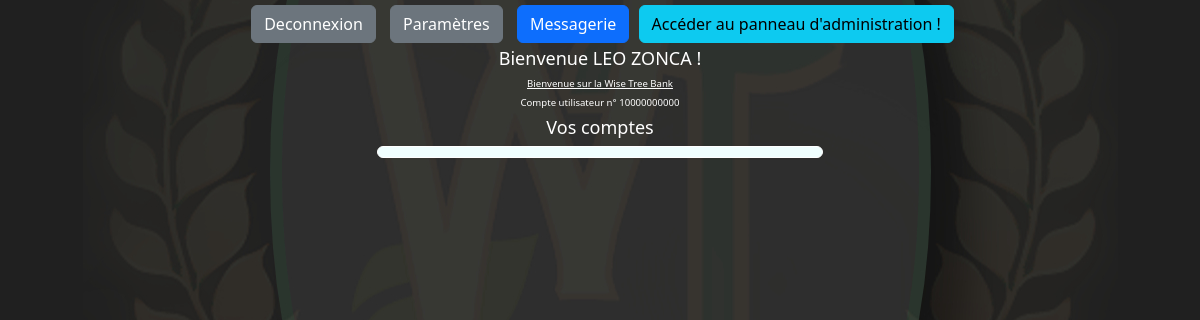
/lescomptes.php (signed in), run on an earlier commit of the app's database.
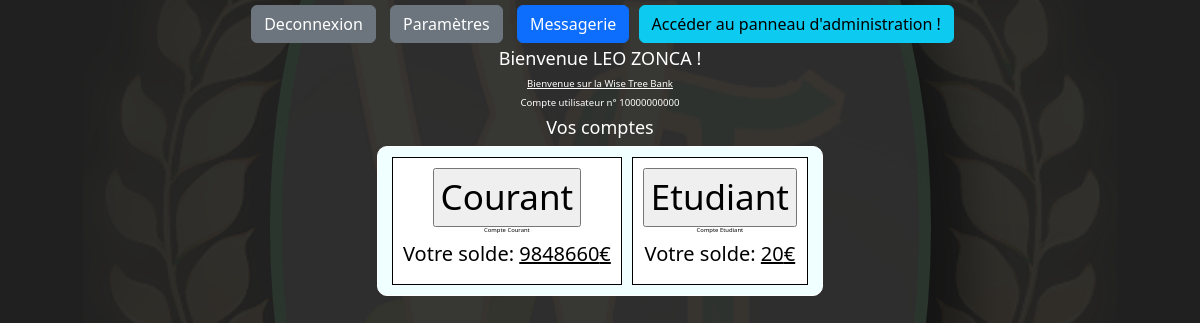
And on a later commit of the database.
### tables this page shows
CREATE TABLE IF NOT EXISTS `comptes` (
  `RIB` varchar(255) NOT NULL,
  `userid` varchar(255) NOT NULL,
  `BIC` varchar(255) NOT NULL DEFAULT 'WSBNFRXX',
  `comptenom` varchar(255) NOT NULL,
  `solde` float NOT NULL DEFAULT '20',
  `decouvert_autorise` int DEFAULT NULL,
  PRIMARY KEY (`RIB`),
  KEY `userid` (`userid`) USING BTREE
);

### lescomptes.php (the view, shortened to what this page needs)
<?php
    $bdd = new PDO('mysql:host=localhost;dbname=wisebankdb;charset=utf8', 'root','');
    function rankrequest($bdd)
    {
        $user = $_SESSION['userid'];
        $requete = "SELECT permissions FROM users WHERE userid = ?;";
        $requete = $bdd->prepare($requete);
        $requete->execute(array($user));
        $data = $requete->fetch();
        if ($data['permissions'] == 4) {
            echo "<button name='admin' class='btn btn-info'>Accéder au panneau d'administration !</button>";
        }
        elseif($data['permissions'] == 2){
            echo "<button name='conseil' class='btn btn-info'>Accéder aux outils conseiller !</button>";
        }
        elseif($data['permissions'] == 3){
            echo "<button name='banquier' class='btn btn-info'>Accéder aux outils banquier !</button>";
        }
    }
    function nomrequest($bdd)
    {
        $user = $_SESSION['userid'];
        $requete = "SELECT nom, prenom FROM users WHERE userid = ?;";
        $requete = $bdd->prepare($requete);
        $requete->execute(array($user));
        $data = $requete->fetch();
        echo "<h1>Bienvenue " . htmlspecialchars(strtoupper($data['prenom'])) . " " . htmlspecialchars(strtoupper($data['nom'])) . " !</h1>";
    }
    function checkcomptes($bdd){
        $user = $_SESSION['userid'];
        $requetedata = "SELECT * FROM comptes WHERE userid = ? ";
        $requetedata = $bdd->prepare($requetedata);
        $requetedata->execute(array($user));
        while($data = $requetedata->fetch())
        {
            echo "<div class='compte'>";
            echo "<form method='POST' action='lescomptes.php'>";
            echo "<input type='submit' name='compteactuel' value='" . $data['comptenom'] . "'>";
            echo"</form>";
            echo "<h4>Compte " . $data['comptenom'] . "</h4>";
            echo "<h5>Votre solde: <u>" . $data['solde'] . "€</u></h5>";
            echo "</div>";
        }
    }
?>
<!DOCTYPE html>
<html>
    <head>
        <link href="https://cdn.jsdelivr.net/npm/bootstrap@5.3.0-alpha1/dist/css/bootstrap.min.css" rel="stylesheet">
        <link rel="stylesheet" type="text/css" href="css/style.css">
    </head>
    <body>
            <div class="navbar-nav">
                <form method="POST" action="lescomptes.php">
                    <button name="Deco" class="btn btn-secondary">Deconnexion</button>
                    <button name="parametres" class="btn btn-secondary">Paramètres</button>
                    <button name='contact' class='btn btn-primary'>Messagerie<span class="badge bg-danger ms-2"><?php messagecount($bdd) ?></span></button>
                    <?php
                    rankrequest($bdd);
                    ?>
                </form>
            </div>
        <div class="container">
                <?php nomrequest($bdd);?>
                <h2><u>Bienvenue sur la Wise Tree Bank</u></h2>
                <?php echo "<h2>Compte utilisateur n° " . htmlspecialchars($_SESSION['userid']). "</h2>"; ?>
                <h1>Vos comptes</h1>
                <div class="comptes_container">
                    <?php
                        checkcomptes($bdd);
                    ?>
                </div>
            </div>
    </body>
</html>

What changed in the data, as far as the page shows it:
added comptes: compteactuel "Courant", comptenom "Courant", solde "9848660"
added comptes: compteactuel "Etudiant", comptenom "Etudiant", solde "20"
